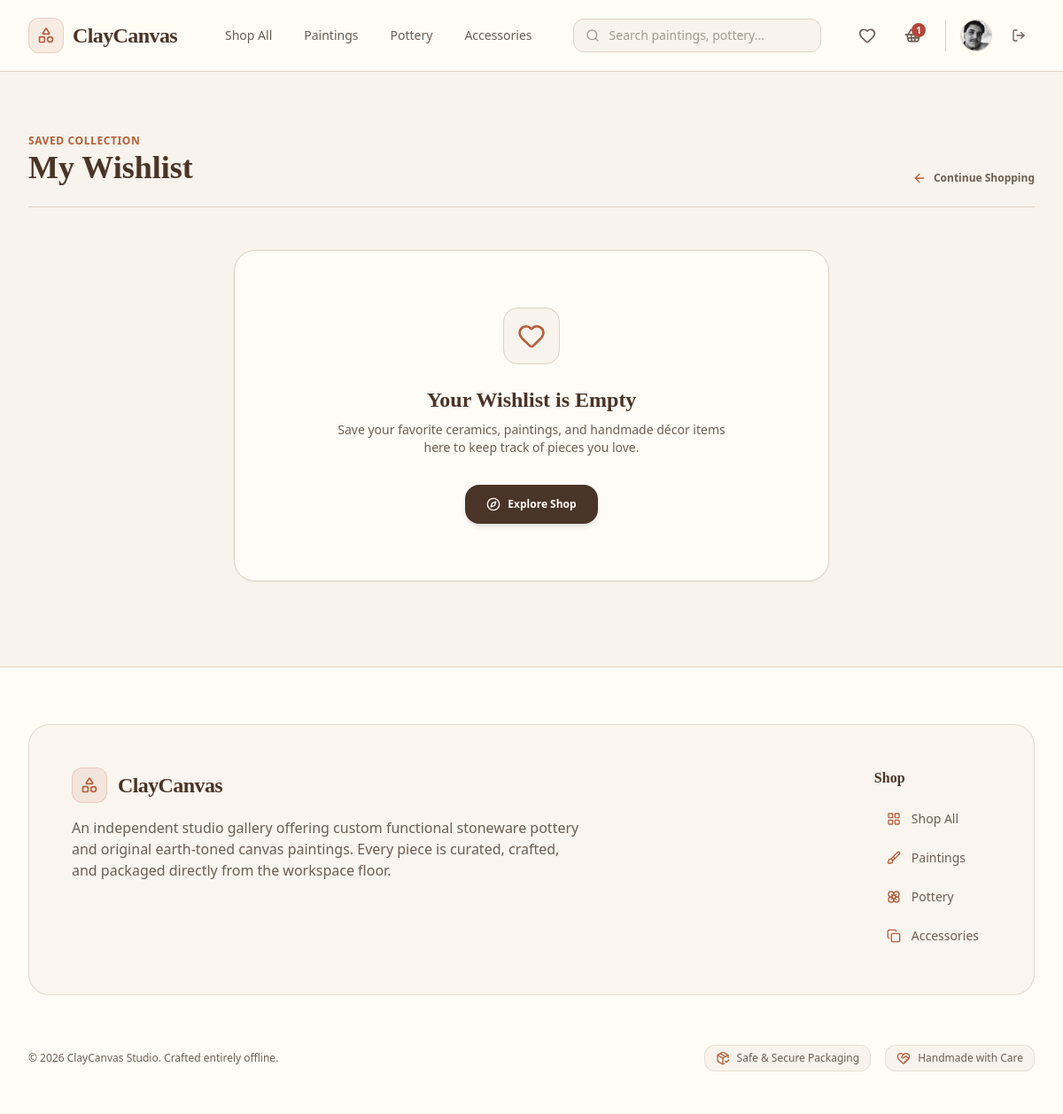
The page /wishlist/ (signed in) on the database as committed earlier.
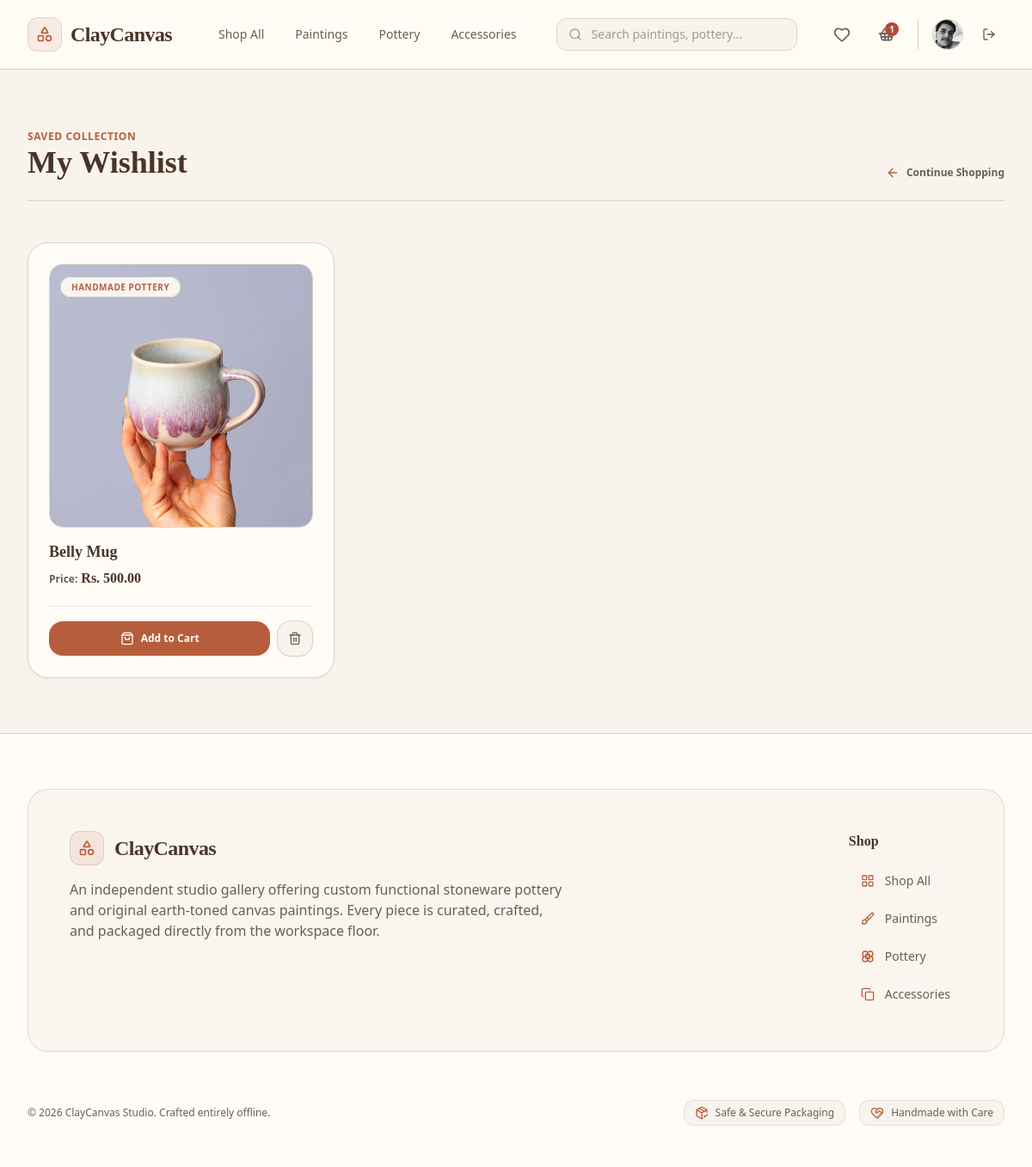
The same page on the database as committed later.
### cc_app/models.py (models this page shows, shortened)
class Wishlist(models.Model):
    customer = models.ForeignKey(User, on_delete=models.CASCADE, related_name='wishlist_items')
    product = models.ForeignKey(Product, on_delete=models.CASCADE)
    added_at = models.DateTimeField(auto_now_add=True)
    class Meta:
        unique_together = ('customer', 'product') # Prevents duplicating the same artwork in wishlist

class Product(models.Model):
    class Category(models.TextChoices):
        PAINTINGS = 'paintings', 'Original Paintings'
        POTTERY = 'pottery', 'Handmade Pottery'
        CERAMICS = 'ceramics', 'Sculptures & Ceramics'
        PRINTS = 'prints', 'Canvas & Fine Art Prints'
        ACCESSORIES = 'accessories', 'Art Supplies & Displays'
    name = models.CharField(max_length=255)
    category = models.CharField(max_length=30, choices=Category.choices)
    description = models.TextField(help_text="Detailed description of the artwork, dimensions, and materials used.")
    price = models.DecimalField(max_digits=10, decimal_places=2)
    stock = models.PositiveIntegerField(default=1, help_text="Set to 1 for unique, original one-off masterworks.")
    product_image = models.ImageField(upload_to='images/products/')
    is_active = models.BooleanField(default=True)
    created_at = models.DateTimeField(auto_now_add=True)

### cc_app/views/wishlist_view.py (the view)
# urls.py: path('wishlist/', wishlist_view, name='wishlist'),
@login_required
def wishlist_view(request):
    if request.user.is_staff:
        messages.error(request, "Staff members cannot access the wishlist.")
        return redirect('home')
    wishlist_items = Wishlist.objects.filter(customer=request.user)
    return render(request, 'main/wishlist_page.html',{'wishlist_items':wishlist_items})

### cc_app/templates/main/wishlist_page.html (shortened to what the changed rows need)
<!DOCTYPE html>
<html lang="en">
<head>
    {% load static %}
    <link href="{% static 'css/styles.css' %}" rel="stylesheet" />
</head>
<body class="bg-[#F8F3EC] text-[#6B5E53] font-sans min-h-screen flex flex-col antialiased selection:bg-[#B65E3C]/20 selection:text-[#B65E3C]">
    <main class="flex-grow max-w-7xl w-full mx-auto px-4 sm:px-6 lg:px-8 py-8 sm:py-12 lg:py-16 space-y-8 sm:space-y-12">
        <div class="flex flex-col sm:flex-row sm:items-end justify-between gap-4 border-b border-[#DDD2C5] pb-6">
            <div>
                <h1 class="text-2xl sm:text-3xl lg:text-4xl font-serif font-bold text-[#4A3428] leading-tight">My Wishlist</h1>
            </div>
        </div>
        <div class="w-full">
            {% if wishlist_items %}
                <div class="grid grid-cols-1 sm:grid-cols-2 lg:grid-cols-3 gap-6 sm:gap-8">
                    {% for item in wishlist_items %}
                        <div class="bg-[#FFFCF7] border border-[#DDD2C5] rounded-3xl p-5 sm:p-6 flex flex-col justify-between gap-5 hover:border-[#B65E3C]/40 transition-all duration-300 shadow-sm hover:shadow-md group">
                            <div class="space-y-4">
                                <a href="/products/{{ item.product.id }}/" class="block w-full aspect-square bg-[#F8F3EC] border border-[#DDD2C5] rounded-2xl overflow-hidden relative group/img">
                                    {% if item.product.product_image %}
                                        <img src="{{ item.product.product_image.url }}" alt="{{ item.product.name }}" class="w-full h-full object-cover group-hover/img:scale-105 transition-transform duration-700 ease-out">
                                    {% else %}
                                        <div class="w-full h-full flex flex-col items-center justify-center text-center p-4">
                                            <i data-lucide="palette" class="w-8 h-8 text-[#6B5E53]/40"></i>
                                        </div>
                                    {% endif %}
                                    <div class="absolute top-3 left-3">
                                        <span class="bg-[#FFFCF7]/90 backdrop-blur-md border border-[#DDD2C5] text-[10px] font-bold uppercase tracking-wider text-[#B65E3C] px-3 py-1 rounded-full shadow-sm">
                                            {{ item.product.get_category_display }}
                                        </span>
                                    </div>
                                </a>
                                <div class="space-y-1.5">
                                    <a href="/products/{{ item.product.id }}/" class="block">
                                        <h3 class="font-serif font-bold text-[#4A3428] text-lg leading-snug group-hover:text-[#B65E3C] transition-colors line-clamp-1">
                                            {{ item.product.name }}
                                        </h3>
                                    </a>
                                    <div class="flex items-baseline gap-1">
                                        <span class="text-xs font-semibold text-[#6B5E53]">Price:</span>
                                        <span class="text-base font-bold text-[#4A3428] font-serif">Rs. {{ item.product.price|floatformat:2 }}</span>
                                    </div>
                                </div>
                            </div>
                            <div class="pt-4 border-t border-[#DDD2C5]/60 flex items-center gap-2">
                                {% if item.product.stock > 0 %}
                                    <a href="/cart/add/{{ item.product.id }}/" class="flex-grow bg-[#B65E3C] hover:bg-[#94492F] text-[#FFFCF7] font-semibold py-3 px-4 rounded-2xl transition-all duration-200 flex items-center justify-center gap-2 text-xs shadow-sm hover:shadow">
                                        <i data-lucide="shopping-bag" class="w-4 h-4"></i>
                                        <span>Add to Cart</span>
                                    </a>
                                {% else %}
                                    <button disabled class="flex-grow bg-[#F8F3EC] text-[#6B5E53]/50 font-semibold py-3 px-4 rounded-2xl border border-[#DDD2C5] flex items-center justify-center gap-2 text-xs cursor-not-allowed">
                                        <i data-lucide="circle-slash" class="w-4 h-4"></i>
                                        <span>Out of Stock</span>
                                    </button>
                                {% endif %}
                                <a href="/products/wishlist/remove/{{ item.product.id }}/" class="bg-[#F8F3EC] hover:bg-[#B4473A]/10 text-[#6B5E53] hover:text-[#B4473A] border border-[#DDD2C5] hover:border-[#B4473A]/30 p-3 rounded-2xl transition-all flex items-center justify-center shadow-sm shrink-0" title="Remove from wishlist">
                                    <i data-lucide="trash-2" class="w-4 h-4"></i>
                                </a>
                            </div>
                        </div>
                    {% endfor %}
                </div>
            {% else %}
                <div class="bg-[#FFFCF7] border border-[#DDD2C5] rounded-3xl p-8 sm:p-16 text-center space-y-6 shadow-sm max-w-2xl mx-auto my-8">
                    <div class="w-16 h-16 bg-[#F8F3EC] border border-[#DDD2C5] rounded-2xl flex items-center justify-center mx-auto text-[#B65E3C]">
                        <i data-lucide="heart" class="w-8 h-8"></i>
                    </div>
                    <div class="space-y-2">
                        <h3 class="text-xl sm:text-2xl font-serif font-bold text-[#4A3428]">Your Wishlist is Empty</h3>
                        <p class="text-xs sm:text-sm text-[#6B5E53] max-w-md mx-auto leading-relaxed">
                            Save your favorite ceramics, paintings, and handmade décor items here to keep track of pieces you love.
                        </p>
                    </div>
                    <div class="pt-2">
                        <a href="/products/" class="inline-flex items-center justify-center gap-2 bg-[#4A3428] hover:bg-[#38271E] text-[#FFFCF7] font-semibold px-6 py-3.5 rounded-2xl text-xs transition-all shadow-md">
                            <i data-lucide="compass" class="w-4 h-4"></i>
                            <span>Explore Shop</span>
                        </a>
                    </div>
                </div>
            {% endif %}
        </div>
    </main>
</body>
</html>

Rows that differ between the two databases and show on the page:
added Wishlist: product.product_image (picture), product.category "HANDMADE POTTERY", product.name "Belly Mug", product.price "500.00"
Other text that changed with them:
text no longer shown: "Your Wishlist is Empty Save your favorite ceramics, paintings, and handmade décor items here to keep track of pieces you love. Explore Shop"
